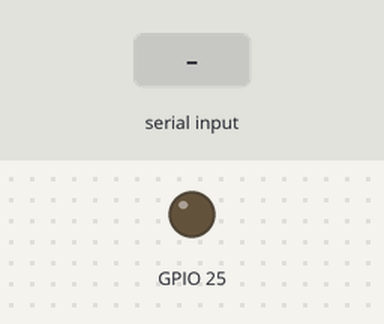
A sketch run on a simulated ESP32. On the bench: output pins drawn as LEDs (lit = HIGH). Inputs (shaded band) come from the test bench. Nothing arrives over Bluetooth unless stated.

Above: at 1.2 s.
1.3 s: "LED 50\n" received over the second serial link
At 2.4 s:
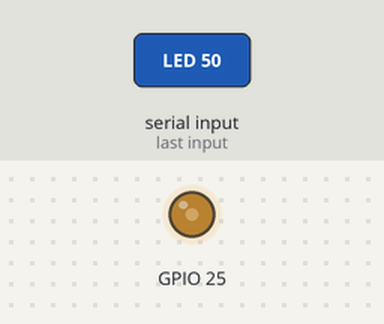
2.8 s: "4" received over the second serial link
At 3.6 s:
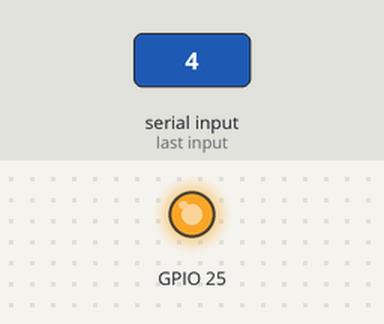
4.3 s: "3" received over the second serial link
At 4.7 s:
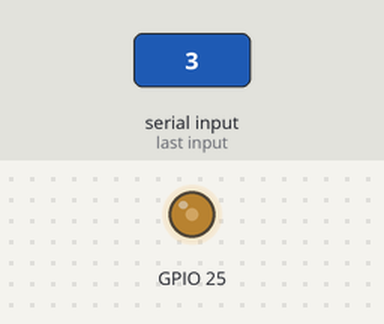
Timing chart, 0 to 7.3 s (numbered marks = the images above; inputs shaded):
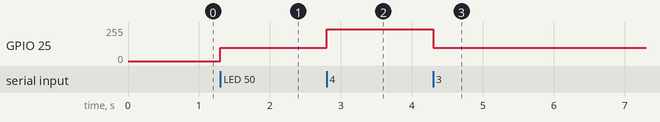

Measured:
- after the input at 1.3 s, GPIO 25: 0/255 → 100/255 at once
- after the input at 2.8 s, GPIO 25: 100/255 → 240/255 at once
- after the input at 4.3 s, GPIO 25: 240/255 → 100/255 at once

The sketch:

20201113_practice_lightADchangewithbluetooth.ino
```cpp
#include <driver/dac.h>
#include <BluetoothSerial.h>
BluetoothSerial BTYU;
void setup()
{
  dac_output_enable(DAC_CHANNEL_1);
  Serial.begin(115200);
  BTYU.begin("20201113_YU");//記得改名
}
int i = 100;
int X;
void loop()
{
  if (BTYU.available())
  {
    char data = BTYU.read();
    BTYU.println("ESP GET");
    if (i <= 240)
    {
      BTYU.println("ESP GET");
      if (data == '1')
      {
        i += 5;
        delay(500);
      }
      else if (data == '2')
      {
        if (i >= 100)
        {
          i -= 5;
          delay(500);
        }
      }
      else if (data == '3')
      {
        i = 100;
      }
      else if (data == '4')
      {
        i = 240;
      }
      else if (data == '5')
      {
        i = i;
      }
    }
    else if (i >= 241)
    {
      i = 240;
    }
    dac_output_voltage(DAC_CHANNEL_1, i);
  }

  //  if (BTYU.available())
  //  {
  //    BTYU.println("ESP GET");
  //    char data2 = BTYU.read();
  //    if (data2 == '1')
  //    {
  //      dac_output_voltage(DAC_CHANNEL_1, 150);
  //      BTYU.println("LED 50");
  //    }
  //    else if (data2 == '2')
  //    {
  //      dac_output_voltage(DAC_CHANNEL_1, 170);
  //      BTYU.println("LED 100");
  //    }
  //    else if (data2 == '3')
  //    {
  //      dac_output_voltage(DAC_CHANNEL_1, 190);
  //      BTYU.println("LED 150");
  //    }
  //    else if (data2 == '4')
  //    {
  //      dac_output_voltage(DAC_CHANNEL_1, 225);
  //      BTYU.println("LED 225");
  //    }
  //  }
  //  delay(1000);
}
```
